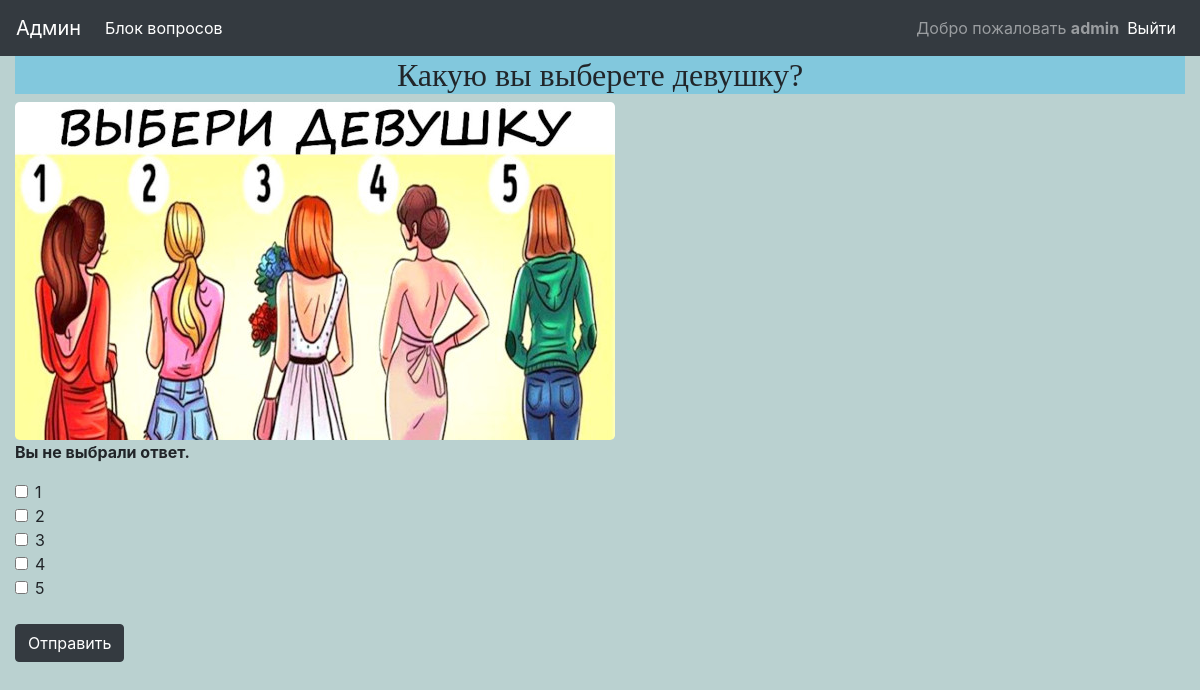
The page /answer/3 (signed in) on the database its author committed.
### questions/models.py (models this page shows, shortened)
class QuestionInBlock(models.Model):
	question = models.ForeignKey(Question, on_delete=models.CASCADE, related_name='question', null=True, verbose_name='Вопрос')
	block = models.ForeignKey(Block, on_delete=models.CASCADE, related_name='block', verbose_name='Блок')
	class Meta:
		verbose_name = 'Вопрос в блоке'
		verbose_name_plural = 'Вопросы в блоке'

class Question(models.Model):
	RADIO = 'RO'
	CHECKBOX = 'CX'
	TYPE_VARIANT_CHOICES = [
		(RADIO, 'Радиокнопка'),
		(CHECKBOX, 'Чекбокс'),
	]
	title = models.CharField("Вопрос", max_length=264, null=True, blank=True)
	image = models.ImageField("Картинка", blank=True, upload_to='media')
	type_variant = models.CharField("Выбор варианта", max_length=2, choices=TYPE_VARIANT_CHOICES, default=RADIO)
	class Meta:
		verbose_name = 'Вопрос'
		verbose_name_plural = 'Вопросы'

class Answer(models.Model):
	title = models.CharField("Ответ", max_length=128, null=True, blank=True)
	question = models.ForeignKey(Question, on_delete=models.CASCADE, related_name='answer_in_question', verbose_name='Вопрос', null=True)
	correct = models.BooleanField(default=True,  help_text = 'Ставим галочку, если необходимо учесть вес ответа')
	weight = models.SmallIntegerField("Вес ответа в опроснике", editable=True, default=0)
	class Meta:
		verbose_name = 'Ответ'
		verbose_name_plural = 'Ответы'

### questions/views.py (the view, shortened to what this page needs)
# urls.py: path('answer/<int:question_id>', views.answer, name='answer'),
@login_required()
def answer(request, question_id):
	user = request.user
	question = QuestionInBlock.objects.get(id=question_id)
	block_id = QuestionInBlock.objects.get(id=question_id).block.id
	blocks = get_object_or_404(Block, pk=block_id)
	users_profiles = UserProfile.objects.filter(user=user)
	questions_count = QuestionInBlock.objects.filter(block__id=block_id).count()
	try:
		multiple_answer = question.question.answer_in_question.filter(id__in=request.POST.getlist('answer'))
		single_answer = question.question.answer_in_question.get(pk=request.POST['answer'])
	except (KeyError, Answer.DoesNotExist):
		context = {
			'blocks':blocks,
			'question': question,
			'error_message': "Вы не выбрали ответ.",
		}
		return render(request, 'answer.html', context)

### questions/templates/answer.html (shortened to what this page needs)
{% extends 'base.html' %}
{% block header %}{{ question.question.title }}{% endblock header %}
{% block content %}
{% if question.question.image %}
    <img src="{{ question.question.image.url }}" class="rounded-lg">
{% endif %}
{% if error_message %}
    <p><strong>{{ error_message }}</strong></p>
{% endif %}
<form action="" method="post">
    {% for answer in question.question.answer_in_question.all %}
    {% if blocks.type_block == 'TS' %}
    <div class="custom-control custom-radio">
        <input class="custom-control-input" type="radio" name="answer" value="{{answer.id}}" id="answer{{forloop.counter}}">
        <label class="custom-control-label" for="answer{{forloop.counter}}">
            {{ answer.title }}
        </label>
    </div>
    {% else %}
    <div class="form-check">
        <input class="form-check-input" type="checkbox" name="answer" value="{{answer.id}}" id="answer{{forloop.counter}}">
        <label class="form-check-label" for="answer{{forloop.counter}}">
            {{ answer.title }}
        </label>
    </div>
    {% endif %}
    {% endfor %}
    <br>
    <input class="btn btn-dark" type="submit" value="Отправить">
</form>
{% endblock %}

### questions/templates/base.html (shortened to what this page needs)
<!DOCTYPE html>
{% load static %}
<html lang="en">
<head>
    {% block bootstrap_header %}
    <link rel="stylesheet" href='{% static "css/bootstrap.min.css" %}' />
    {% endblock bootstrap_header %}
</head>
<body style="background-color: rgb(186, 209, 208);">
    <nav class="navbar navbar-expand-lg navbar-dark bg-dark">
        <a class="navbar-brand" href="{% url 'admin:index' %}">Админ</a>
        <div class="collapse navbar-collapse" id="navbarSupportedContent">
          <ul class="navbar-nav mr-auto">
            {% if user.is_authenticated %}
            <li class="nav-item active">
              <a class="nav-link" href="{% url 'blocks' %}">Блок вопросов</a>
            </li>
            {% endif %}
          </ul>
          {% if user.is_authenticated %}
          <span class="navbar-text">Добро пожаловать <strong>{{ user.username }}</strong></span>
          {% endif %}
          <ul class="nav justify-content-end navbar-nav">
            <li class="nav-item active">
              <a class="nav-link" href="{% url 'logout' %}">Выйти</a>
            </li>
          </ul>
        </div>
      </nav>
      <div class="container-fluid">
        <div class="row">
          <div class="col-12">
            <h2 class="text-center" style="background-color: #82c8dd; font-family: 'Lobster', cursive;">{% block header %}{% endblock header %}</h2>
          </div>
        </div>
    {% block content %}
    {% endblock content %}
      </div>
</body>
</html>

### rows shown on the page
QuestionInBlock: question "Какую вы выберете девушку?", question.image (picture)
Answer: title "1"
Answer: title "2"
Answer: title "3"
Answer: title "4"
Answer: title "5"

### other values the page prints
{{ user.username }} "admin"
{{ error_message }} "Вы не выбрали ответ."
